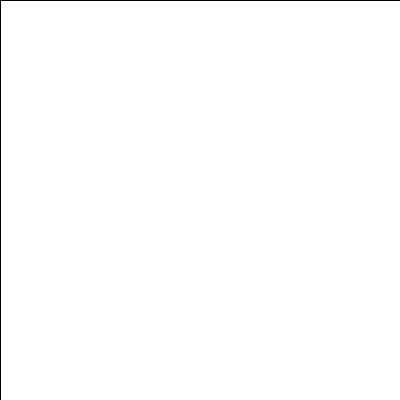
Frame 1 (no input)
Frame 60 (the mouse pressed at the canvas centre just before this capture): identical to frame 1, image omitted
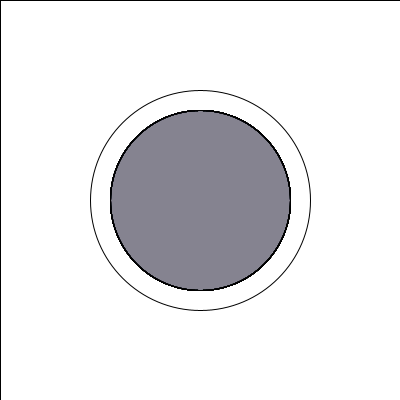
Frame 120 (the mouse held since frame 60 and released just before this capture)

The Processing sketch that drew these frames (run headless with seeded random() and noise(); from frame 60 on, the mouse is pressed at the canvas centre):

// Processing sketch: processing_108881
// ── processing_108881.pde

//Ara Lee
//aral
//copyright Ara Lee, September 2013, Pittsburgh, PA
//hw3
//257

float x,y,wd,ht,i,a;

void setup()
{
  size(400,400);
  background(255);
  
  //x=width*.34;
  //y=height*.52;
  //wd=width*.21;
  //ht=height*.44;
  
  i=0;  //ellipse loop var
  a=0;  //rect loop var
}

void draw()
{
  if (mousePressed)
  {
    i=i+1;
    if (i<350) //draw with ellipses
    {
      ellipse(mouseX,mouseY,2*(30+pmouseX-mouseX+.3*mouseY),2*(30+pmouseY-mouseY+.3*mouseX));
      fill(random(255),random(255),random(255),10);
    }
    else
    {
      if (a<30) //spazzing rect
      {
        fill(random(255),random(255),random(255));
        rect(0,0,400,400);
        a=a+1;
      }
      else
      {
        a=0;
        i=0;
      }
    }
//    i=i+1;
//    if (i>100)
//    {
//      for (int a=0; a<2000; a=a+1)  //spazzing rect
//      {
//        frameRate(10);
//        fill(random(255),random(255),random(255));
//        rect(0,0,400,400);
//      }
//      frameRate(60);
//      i=0;
//    }
  }
  else
  {
    fill(255,255,255,10);
    rect(0,0,400,400);
  }
}
